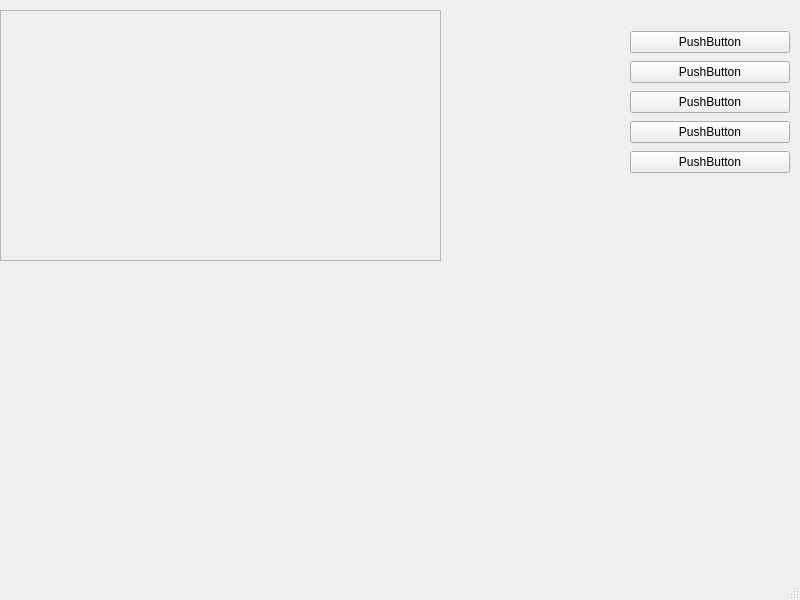
<?xml version="1.0" encoding="UTF-8"?>
<ui version="4.0">
 <class>MainWindow</class>
 <widget class="QMainWindow" name="MainWindow">
  <property name="geometry">
   <rect>
    <x>0</x>
    <y>0</y>
    <width>800</width>
    <height>600</height>
   </rect>
  </property>
  <property name="windowTitle">
   <string>MainWindow</string>
  </property>
  <widget class="QWidget" name="centralwidget">
   <widget class="QFrame" name="frame">
    <property name="geometry">
     <rect>
      <x>0</x>
      <y>10</y>
      <width>441</width>
      <height>251</height>
     </rect>
    </property>
    <property name="frameShape">
     <enum>QFrame::StyledPanel</enum>
    </property>
    <property name="frameShadow">
     <enum>QFrame::Raised</enum>
    </property>
   </widget>
   <widget class="QWidget" name="verticalLayoutWidget">
    <property name="geometry">
     <rect>
      <x>630</x>
      <y>29</y>
      <width>160</width>
      <height>151</height>
     </rect>
    </property>
    <layout class="QVBoxLayout" name="verticalLayout">
     <item>
      <widget class="QPushButton" name="pushButton">
       <property name="text">
        <string>PushButton</string>
       </property>
      </widget>
     </item>
     <item>
      <widget class="QPushButton" name="pushButton_3">
       <property name="text">
        <string>PushButton</string>
       </property>
      </widget>
     </item>
     <item>
      <widget class="QPushButton" name="pushButton_5">
       <property name="text">
        <string>PushButton</string>
       </property>
      </widget>
     </item>
     <item>
      <widget class="QPushButton" name="pushButton_4">
       <property name="text">
        <string>PushButton</string>
       </property>
      </widget>
     </item>
     <item>
      <widget class="QPushButton" name="pushButton_2">
       <property name="text">
        <string>PushButton</string>
       </property>
      </widget>
     </item>
    </layout>
   </widget>
  </widget>
  <widget class="QMenuBar" name="menubar">
   <property name="geometry">
    <rect>
     <x>0</x>
     <y>0</y>
     <width>800</width>
     <height>22</height>
    </rect>
   </property>
  </widget>
  <widget class="QStatusBar" name="statusbar"/>
 </widget>
 <resources/>
 <connections/>
</ui>
